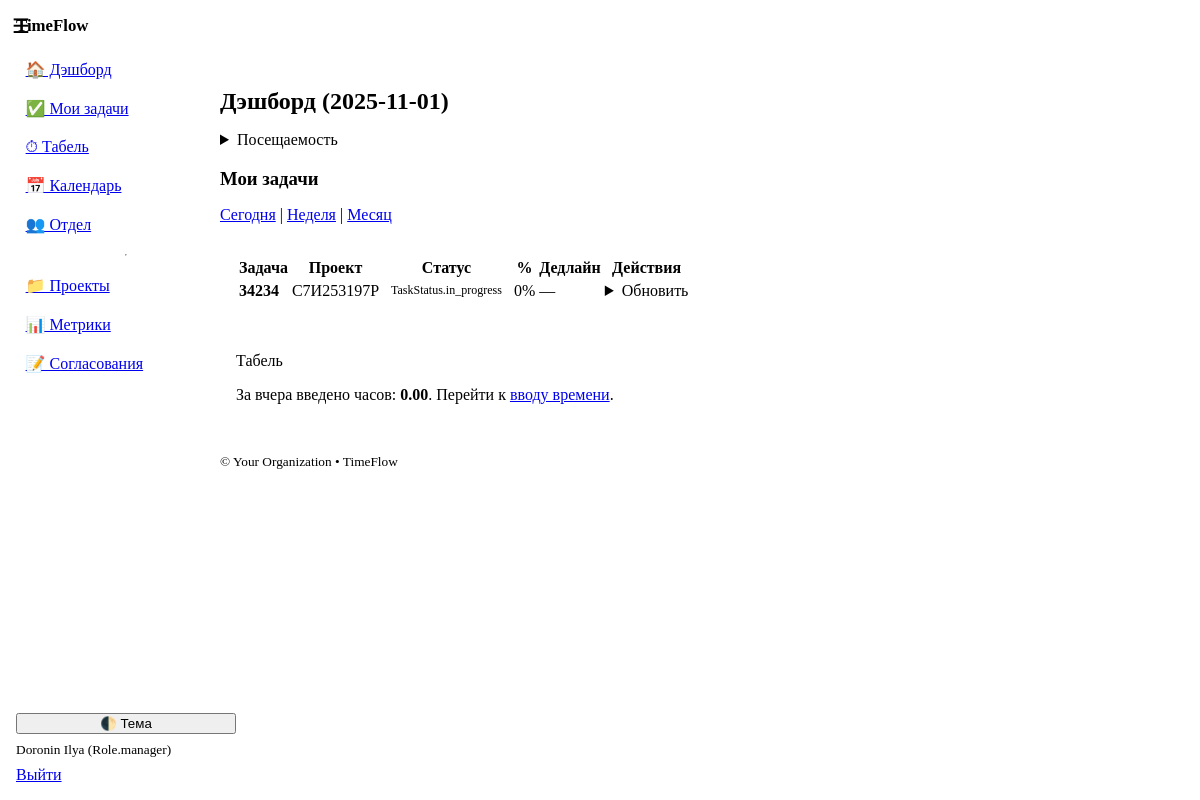
/dashboard (signed in), run on the app's committed database.
### models.py (models this page shows)
class User(Base):
    __tablename__ = "users"
    id: Mapped[int] = mapped_column(Integer, primary_key=True, index=True)
    username: Mapped[str] = mapped_column(String(50), unique=True, index=True)
    full_name: Mapped[str] = mapped_column(String(120))
    email: Mapped[str] = mapped_column(String(200), unique=True)
    department: Mapped[str] = mapped_column(String(120), default="")
    role: Mapped[Role] = mapped_column(Enum(Role), default=Role.employee)
    is_active: Mapped[bool] = mapped_column(Boolean, default=True)
    hashed_password: Mapped[str] = mapped_column(String(255))
    created_at: Mapped[dt.datetime] = mapped_column(DateTime, default=dt.datetime.utcnow)
    tasks: Mapped[list["Task"]] = relationship(
        "Task",
        back_populates="assignee",
        foreign_keys="Task.assignee_id",
    )
    time_entries: Mapped[list["TimeEntry"]] = relationship(
        "TimeEntry",
        back_populates="user",
        foreign_keys="TimeEntry.user_id",
    )
    member_projects: Mapped[list["ProjectMember"]] = relationship(backref="user", cascade="all, delete-orphan")

class Task(Base):
    __tablename__ = "tasks"
    id: Mapped[int] = mapped_column(Integer, primary_key=True)
    title: Mapped[str] = mapped_column(String(200))
    description: Mapped[str] = mapped_column(Text, default="")
    status: Mapped[TaskStatus] = mapped_column(Enum(TaskStatus), default=TaskStatus.in_progress)
    priority: Mapped[Priority] = mapped_column(Enum(Priority), default=Priority.medium)
    percent_complete: Mapped[int] = mapped_column(Integer, default=0)
    start_date: Mapped[dt.date | None] = mapped_column(Date, nullable=True)
    due_date: Mapped[dt.date | None] = mapped_column(Date, nullable=True)
    project_id: Mapped[int | None] = mapped_column(ForeignKey("projects.id"))
    assignee_id: Mapped[int] = mapped_column(ForeignKey("users.id"))
    created_by_id: Mapped[int] = mapped_column(ForeignKey("users.id"))
    created_at: Mapped[dt.datetime] = mapped_column(DateTime, default=dt.datetime.utcnow)
    project: Mapped["Project"] = relationship("Project", back_populates="tasks")
    assignee: Mapped["User"] = relationship(
        "User",
        back_populates="tasks",
        foreign_keys=[assignee_id],
    )
    created_by: Mapped["User"] = relationship(
        "User",
        foreign_keys=[created_by_id],
    )
    comments: Mapped[list["TaskComment"]] = relationship(back_populates="task")
    time_entries: Mapped[list["TimeEntry"]] = relationship(back_populates="task")
    approved: Mapped[bool] = mapped_column(Boolean, default=True)

class Project(Base):
    __tablename__ = "projects"
    id: Mapped[int] = mapped_column(Integer, primary_key=True)
    code: Mapped[str] = mapped_column(String(50), index=True)  # e.g., C7И**** or other code
    name: Mapped[str] = mapped_column(String(200))
    description: Mapped[str] = mapped_column(Text, default="")
    is_project: Mapped[bool] = mapped_column(Boolean, default=True)  # False = non-project bucket
    status: Mapped[str] = mapped_column(String(20), default="active")  # active/closed
    planned_hours: Mapped[float] = mapped_column(Float, default=0.0)
    owner_id: Mapped[int | None] = mapped_column(ForeignKey("users.id"))
    date_created: Mapped[dt.date] = mapped_column(Date, default=dt.date.today)
    planned_due_date: Mapped[dt.date | None] = mapped_column(Date, nullable=True)
    owner: Mapped["User"] = relationship()
    tasks: Mapped[list["Task"]] = relationship(back_populates="project")
    __table_args__ = (UniqueConstraint("code", name="uq_project_code"), )
    members: Mapped[list["ProjectMember"]] = relationship(backref="project", cascade="all, delete-orphan")
    tasks: Mapped[list["Task"]] = relationship(back_populates="project")

### app.py (the view)
@app.get("/dashboard", response_class=HTMLResponse)
def dashboard(request: Request, db: Session = Depends(get_db), user: User = Depends(get_current_user), horizon: str = "today"):
    today = dt.date.today()
    start, end = today, today
    if horizon == "week":
        start = today - dt.timedelta(days=today.weekday())  # Monday
        end = start + dt.timedelta(days=6)
    elif horizon == "month":
        start = today.replace(day=1)
        next_month = (start.replace(day=28) + dt.timedelta(days=4)).replace(day=1)
        end = next_month - dt.timedelta(days=1)
    tasks = db.scalars(
        select(Task).where(Task.assignee_id == user.id).order_by(Task.priority.desc(), Task.due_date.nulls_last())
    ).all()
    att = db.scalar(select(Attendance).where(Attendance.user_id == user.id, Attendance.date == today))
    hours_logged_today = db.scalar(select(func.coalesce(func.sum(TimeEntry.hours), 0.0)).where(TimeEntry.user_id == user.id, TimeEntry.date == today)) or 0.0
    recommended_leave = None
    if att and att.check_in:
        recommended_leave = att.check_in + dt.timedelta(hours=SHIFT_HOURS)
    return templates.TemplateResponse("dashboard.html", {
        "request": request, "user": user, "tasks": tasks,
        "today": today, "start": start, "end": end,
        "attendance": att, "hours_logged_today": hours_logged_today,
        "recommended_leave": recommended_leave, "app_name": APP_NAME
    })

### templates/dashboard.html (shortened to what this page needs)
{% extends "base.html" %}
{% block content %}
  <h2>Дэшборд ({{ today.isoformat() }})</h2>
  <details>
    <summary>Посещаемость</summary>
  </details>
  <h3>Мои задачи</h3>
  <nav>
    <a href="/dashboard?horizon=today">Сегодня</a> |
    <a href="/dashboard?horizon=week">Неделя</a> |
    <a href="/dashboard?horizon=month">Месяц</a>
  </nav>
  <table>
    <thead><tr><th>Задача</th><th>Проект</th><th>Статус</th><th>%</th><th>Дедлайн</th><th>Действия</th></tr></thead>
    <tbody>
    {% for t in tasks %}
      <tr>
        <td>
          <strong class="priority-{{ t.priority }}">{{ t.title }}</strong><br>
        </td>
        <td>{{ t.project.code if t.project else "—" }}</td>
        <td><span class="badge status-{{ t.status }}">{{ t.status }}</span></td>
        <td>{{ t.percent_complete }}%</td>
        <td>{{ t.due_date or "—" }}</td>
        <td>
          <details>
            <summary>Обновить</summary>
          </details>
        </td>
      </tr>
    {% endfor %}
    </tbody>
  </table>
  <article>
    <header>Табель</header>
    <p>За вчера введено часов: <strong>{{ '%.2f'|format(hours_logged_today) }}</strong>. Перейти к <a href="/timesheet">вводу времени</a>.</p>
  </article>
{% endblock %}

### templates/base.html (shortened to what this page needs)
<!doctype html>
<html lang="ru" data-theme="light">
<head>
  <link rel="stylesheet" href="https://cdn.jsdelivr.net/npm/@picocss/pico@1/css/pico.min.css">
  <link rel="stylesheet" href="/static/theme.css">
</head>
<body class="layout">
  <aside class="sidebar">
    <div class="brand">
      <strong>{{ app_name }}</strong>
    </div>
    <nav class="menu">
      <a href="/dashboard">🏠 Дэшборд</a>
      <a href="/tasks?mine=1">✅ Мои задачи</a>
      <a href="/timesheet">⏱ Табель</a>
      <a href="/leaves">📅 Календарь</a>
      <a href="/team">👥 Отдел</a>
      {% if user and (user.role in ['manager','admin']) %}
        <hr>
        <a href="/projects">📁 Проекты</a>
        <a href="/metrics">📊 Метрики</a>
        <a href="/admin/approvals">📝 Согласования</a>
      {% endif %}
    </nav>
    <div class="sidebar-bottom">
      <button class="contrast full" onclick="toggleTheme()">🌓 Тема</button>
      {% if user %}
        <small class="muted">{{ user.full_name }} ({{ user.role }})</small>
        <a href="/auth/logout" class="secondary full">Выйти</a>
      {% endif %}
    </div>
  </aside>
  <header class="topbar">
    <label for="nav-toggle" class="burger" aria-label="Открыть меню">☰</label>
  </header>
  <main class="content container">
    {% block content %}{% endblock %}
  </main>
  <footer class="container footer-note">
    <small>&copy; {{ org_name if org_name is defined else '' }} • {{ app_name }}</small>
  </footer>
</body>
</html>

### static/theme.css (style rules this page uses)
:root { --sidebar-w: 220px; --topbar-h: 52px; --pico-border-radius: 12px; --tf-critical: hsl(0 75% 45%); --tf-badge-green-bg: hsl(148 58% 88%); --tf-badge-green-fg: hsl(148 45% 24%); --tf-badge-amber-bg: hsl(40 95% 90%); --tf-badge-amber-fg: hsl(28 65% 28%); --tf-badge-red-bg: hsl(3 80% 92%); --tf-badge-red-fg: hsl(3 70% 35%); --tf-badge-blue-bg: hsl(224 90% 92%); --tf-badge-blue-fg: hsl(224 70% 30%); --tf-badge-gray-bg: hsl(210 16% 90%); --tf-badge-gray-fg: hsl(210 12% 30%); }
.layout { display: contents; }
.sidebar { position: fixed; inset: 0 auto 0 0; width: var(--sidebar-w); background: var(--pico-card-background-color); border-right: 1px solid var(--pico-muted-border-color); padding: 1rem; display: flex; flex-direction: column; gap: 1rem; transform: translateX(-100%); transition: transform .2s ease; z-index: 1000; }
.brand { font-size: 1.05rem; white-space: nowrap; overflow: hidden; text-overflow: ellipsis; }
.menu { display: flex; flex-direction: column; gap: .25rem; }
.menu a { padding: .5rem .6rem; border-radius: 8px; }
.sidebar-bottom { margin-top: auto; display: grid; gap: .5rem; }
.full { width: 100%; }
.muted { color: var(--pico-muted-color); }
.topbar { position: fixed; top: 0; left: 0; right: 0; height: var(--topbar-h); display: flex; align-items: center; gap: .5rem; padding: 0 .75rem; background: var(--pico-background-color); border-bottom: 1px solid var(--pico-muted-border-color); z-index: 1100; }
.burger { font-size: 1.25rem; cursor: pointer; user-select: none; }
.content { padding-top: calc(var(--topbar-h) + 1rem); }
.container.content > * { margin-bottom: 1rem; }
.container.content article, .container.content table, .container.content form { background: var(--pico-card-background-color); border: 1px solid var(--pico-muted-border-color); border-radius: var(--pico-border-radius); padding: 1rem; }
.badge { padding: .15rem .5rem; border-radius: 999px; font-size: .75rem; line-height: 1.6; }
@media (min-width: 992px) { .sidebar { transform: translateX(0); } }
@media (min-width: 992px) { .topbar { left: 0; } }
@media (min-width: 992px) { .content, .footer-note { margin-left: var(--sidebar-w); } }

### data on the page
User: full_name "Doronin Ilya", role "Role.manager"
Task: title "34234", project "С7И253197Р", status "TaskStatus.in_progress", percent_complete "0", due_date "—"

### other printed values
{{ app_name }} "TimeFlow"
{{ today.isoformat() }} "2025-11-01"
{{ '%.2f'|format(hours_logged_today) }} "0.00"
{{ org_name if org_name is defined else '' }} "Your Organization"
